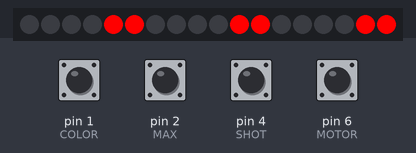
Bench run of a sketch on a simulated Arduino Uno, built with avr-gcc and run on an emulated ATmega328P. Shown: 18 RGB LEDs in strip order, left to right. Inputs (shaded band) come from the test bench; at power-on: pin 1 (COLOR), pin 2 (MAX), pin 4 (SHOT), pin 6 (MOTOR) HIGH.

Above: at 1.85 s.
1.9 s: pin 4 (SHOT) pulled LOW for 0.15 s
At 2.3 s:
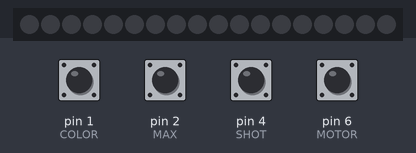
5.0 s: pin 6 (MOTOR) pulled LOW for 1 s
At 7.0 s:
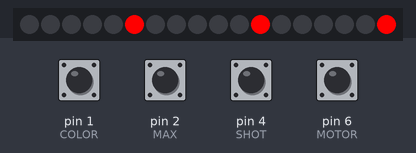
9.0 s: pin 6 (MOTOR) pulled LOW for 0.15 s
At 11.4 s:
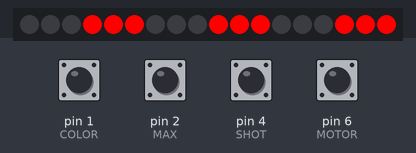
12.1 s: pin 4 (SHOT) pulled LOW for 1 s
At 13.0 s:
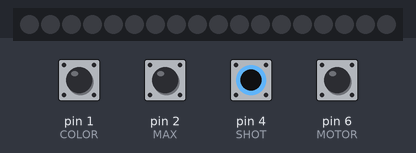
Timing chart, 0 to 15.1 s (numbered marks = the images above; inputs shaded):
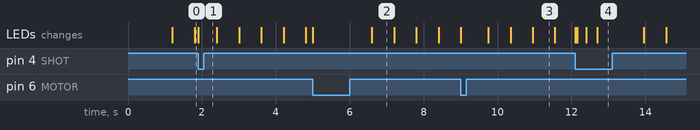

The sketch:

plasma.ino
```cpp
#include <Adafruit_NeoPixel.h>

// On définit le pin où est connecté la patte DATA du bandeau
#define LED 0
#define nbLED 18
#define COLOR 1
#define MOTOR 6
#define MAX 2
#define SHOT 4


int color1;
int color2;

// Parameter 1 = number of pixels in strip
// Parameter 2 = pin number (most are valid)
// Parameter 3 = pixel type flags, add together as needed:
//   NEO_KHZ800  800 KHz bitstream (most NeoPixel products w/WS2812 LEDs)
//   NEO_KHZ400  400 KHz (classic 'v1' (not v2) FLORA pixels, WS2811 drivers)
//   NEO_GRB     Pixels are wired for GRB bitstream (most NeoPixel products)
//   NEO_RGB     Pixels are wired for RGB bitstream (v1 FLORA pixels, not v2)

//Ici, le 150 correspond au nombre de led
Adafruit_NeoPixel strip = Adafruit_NeoPixel(nbLED, LED, NEO_GRB + NEO_KHZ800);

void setup() {
  strip.begin();
  strip.show(); // Initialise toute les led à 'off'
  pinMode(COLOR, INPUT_PULLUP);
  pinMode(MOTOR, INPUT_PULLUP);
  pinMode(MAX, INPUT_PULLUP);
  pinMode(SHOT, INPUT_PULLUP);
}

void marche(int niveau)
{
  int i,j;
  for (i = 0; i < nbLED; i++)
  {
    strip.setPixelColor(i, 0, 0, 0);
  }
  if (niveau >= 0)
  {
    for (i = 0; i < niveau; i++)
    {
      strip.setPixelColor(5-i, color1, 0, color2);
      strip.setPixelColor(11-i, color1, 0, color2);
      strip.setPixelColor(17-i, color1, 0, color2);
    }
  }
  strip.show(); // on affiche
}

void arret()
{
  int i;
  for (i = 0; i < nbLED; i++)
  {
    strip.setPixelColor(i, 0, 0, 0);
  }
  strip.show(); // on affiche
}
void loop() {
  int Delay, level;
  unsigned long time1 = 0;
  unsigned long time2 = 0;
  //      for(int i = 0; i < nbLED; i++ ) { // On fait une boucle pour définir la couleur de chaque led
  //        // setPixelColor(n° de led, Rouge, Vert, Bleu)
  //        strip.setPixelColor(i, 0, 0, 255);
  //        }
  level = -1;
  if (digitalRead(MOTOR))
  {
    if (digitalRead(COLOR))
    {
      color1 = 255;
      color2 = 0;
    }
    else
    {
      color1 = 0;
      color2 = 255;
    }
    while (digitalRead(MOTOR))
    {
      if (!digitalRead(MAX))
        Delay = 300;
      else
        Delay = 600;
      if (!digitalRead(SHOT)) {
        if (millis() > time2 + 300) {
          time2 = millis();
          level = level - 2;
        }
        if (level <= -1) level = -1;
        marche(level);
      }
      if (millis() > time1 + Delay) {
        time1 = millis();
        level++;
        if (level >= nbLED/3) level = nbLED/3;
        marche(level);
      }

    }
    arret();
  }
}
```

Measured:
- after the input at 1.9 s, the LEDs: change at once (image 1)
- after the input at 5.0 s, the LEDs: first change at once (image 2 shows a later state)
- after the input at 9.0 s, the LEDs: first change at once (image 3 shows a later state)
- what the display in image 2 shows lasts 0.6 s, from 6.6 s to 7.2 s
